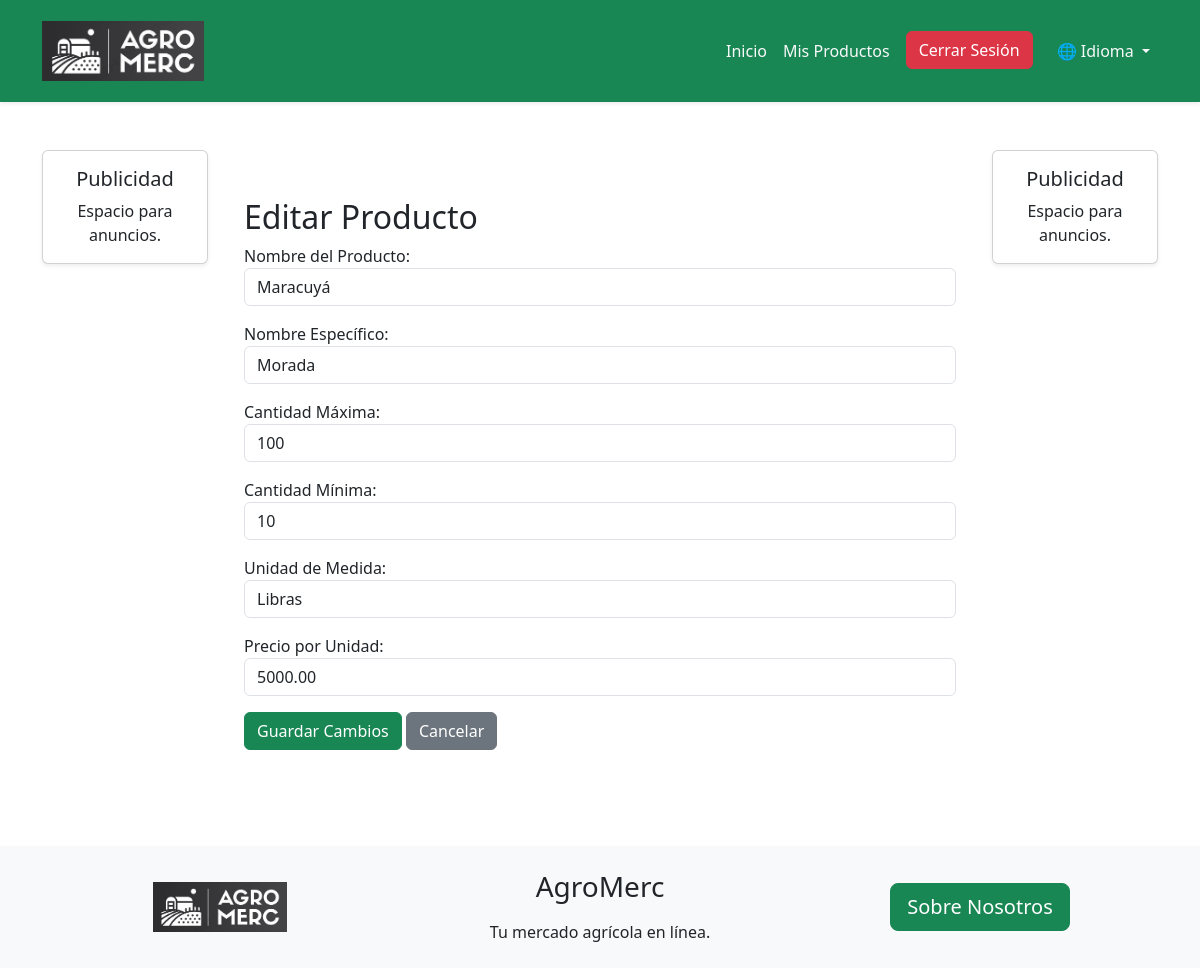
Page /es/editProducto/7/ (signed in) on the committed database.
### AgroMercApp/models.py (models this page shows, shortened)
class ProductModel(models.Model):
    PRODUCTS_NAME_CHOICES = [
        ('aguacate', 'Aguacate'),
        ('banana', 'Banano'),
        ('brocoli', 'Brócoli'),
        ('cafe', 'Café'),
        ('cebolla_cabezona', 'Cebolla Cabezona'),
        ('cebolla_larga', 'Cebolla Larga'),
        ('coliflor', 'Coliflor'),
        ('frijol', 'Frijol'),
        ('guayaba', 'Guayaba'),
        ('lechuga', 'Lechuga'),
        ('limon', 'Limón'),
        ('lulo', 'Lulo'),
        ('maiz', 'Maíz'),
        ('mango', 'Mango'),
        ('maracuya', 'Maracuyá'),
        ('naranja', 'Naranja'),
        ('papa', 'Papa'),
        ('papaya', 'Papaya'),
        ('platano', 'Platano'),
        ('piña', 'Piña'),
        ('sandia', 'Sandía'),
        ('tomate', 'Tomate'),
        ('yuca', 'Yuca'),
        ('zanahoria', 'Zanahoria')
    ]
    UNITS_CHOICES = (
        ('kg', 'Kilogramos'),
        ('lb', 'Libras'),
        ('unit', 'Unidades'),
    )
    productName = models.CharField(max_length=30,choices=PRODUCTS_NAME_CHOICES, verbose_name='Nombre del Producto')
    specificName = models.CharField(max_length=100, verbose_name='Nombre Específico')
    maxQuantity = models.IntegerField(verbose_name='Cantidad Máxima')
    minQuantity = models.IntegerField(verbose_name='Cantidad Mínima')
    unit = models.CharField(max_length=10, choices=UNITS_CHOICES, verbose_name='Unidad de Medida')
    seller = models.ForeignKey(settings.AUTH_USER_MODEL, on_delete=models.CASCADE,verbose_name='Vendedor')
    sellerId = models.CharField(max_length=10,verbose_name='Cedula del Vendedor')
    categories = models.CharField(max_length=100, verbose_name='Categorías')
    pricePeerUnit = models.DecimalField(max_digits=10, decimal_places=2, verbose_name='Precio por Unidad',default=1000)

### AgroMercApp/views.py (the view)
# urls.py: path('editProducto/<int:pk>/', EditProductView.as_view(), name='editProduct'),
class EditProductView(LoginRequiredMixin, UpdateView):
    model = ProductModel
    form_class = ProductForm
    template_name = 'pages/store/products/editProducts.html'
    success_url = reverse_lazy('myProducts')
    def get_queryset(self):
        return ProductModel.objects.filter(seller=self.request.user)

### AgroMercApp/forms.py
class ProductForm(forms.ModelForm):
    class Meta:
        model = ProductModel
        fields = ['productName', 'specificName', 'maxQuantity', 'minQuantity', 'unit', 'pricePeerUnit']
    def __init__(self, *args, **kwargs):
        super().__init__(*args, **kwargs)
        self.fields['productName'].widget.attrs.update({'class': 'form-control'})
        self.fields['specificName'].widget.attrs.update({'class': 'form-control'})
        self.fields['maxQuantity'].widget.attrs.update({'class': 'form-control'})
        self.fields['minQuantity'].widget.attrs.update({'class': 'form-control'})
        self.fields['unit'].widget.attrs.update({'class': 'form-control'})
        self.fields['pricePeerUnit'].widget.attrs.update({'class': 'form-control'})

### AgroMercApp/templates/pages/store/products/editProducts.html (shortened to what this page needs)
{% extends "pages/base.html" %}
{% load i18n %}
{% block authenticated_links %}
<a class="nav-link btn btn-outline-dark text-light" href="{% url 'home' %}">{% trans "Inicio" %}</a>
<a class="nav-link btn btn-outline-dark text-light" href="{% url 'myProducts' %}">{% trans "Mis Productos" %}</a>
{% endblock %}
{% block content %}
<div class="container py-5">
    <h2>{% trans "Editar Producto" %}</h2>
    <form method="post">
        {{ form.as_p }}
        <button type="submit" class="btn btn-success">{% trans "Guardar Cambios" %}</button>
        <a href="{% url 'myProducts' %}" class="btn btn-secondary">{% trans "Cancelar" %}</a>
    </form>
</div>
{% endblock %}

### rows in the picture
ProductModel: productName "Maracuyá", specificName "Morada", maxQuantity "100", minQuantity "10", unit "Libras", pricePeerUnit "5000.00"
